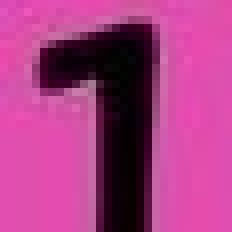
%> input picture project1_package-2/matlab/digit_image1.jpg, 29 x 29 px (shown 8 times larger)
$ octave test_real_world.m   (GNU Octave 9; MATLAB toolbox functions it lacks are replaced by stand-ins)
%> lines starting %> are read from the running program, lines starting %| are printed output that depends on the picture
### project1_package-2/matlab/load_number.m

% real_world_data = load_my_numbe('digit_image.jpg');


function [real_data] = load_number(file_name)
%> called with file_name = 'digit_image1.jpg'


    img = im2double(rgb2gray(imread(file_name)));
%> img: size 29x29 double; min 0.00392, max 0.596, mean 0.396
    real_data = zeros(784,1);
    real_data = reshape(img(1:28,1:28),784,1);
%> real_data = 784 values, max 0.596 at index 264, min 0.00392 at index 402, mean 0.391


end

### project1_package-2/matlab/convnet_forward.m
function [output, P] = convnet_forward(params, layers, data)
    l = length(layers);
    %batch_size = layers{1}.batch_size;
    assert(strcmp(layers{1}.type, 'DATA') == 1, 'first layer must be data layer');
    output{1}.data = data;
    output{1}.height = layers{1}.height;
    output{1}.width = layers{1}.width;
    output{1}.channel = layers{1}.channel;
    output{1}.batch_size = layers{1}.batch_size;
    output{1}.diff = 0;
    for i = 2:l-1
        switch layers{i}.type
            case 'CONV'
                output{i} = conv_layer_forward(output{i-1}, layers{i}, params{i-1});
            case 'POOLING'
                output{i} = pooling_layer_forward(output{i-1}, layers{i});
            case 'IP'
                output{i} = inner_product_forward(output{i-1}, layers{i}, params{i-1});
            case 'RELU'
                output{i} = relu_forward(output{i-1});
            case 'ELU'
                output{i} = elu_forward(output{i-1}, layers{i});
        end
    end
    if nargout > 1
        W = bsxfun(@plus, params{l-1}.w * output{l-1}.data, params{l-1}.b);
        W = [W; zeros(1, size(W, 2))];
        W=bsxfun(@minus, W, max(W));
        W=exp(W);

        % Convert to Probabilities by normalizing
        P=bsxfun(@rdivide, W, sum(W));
    end
end

### project1_package-2/matlab/get_lenet.m
function layers = get_lenet()

    layers{1}.type = 'DATA';
    layers{1}.height = 28;
    layers{1}.width = 28;
    layers{1}.channel = 1;
    layers{1}.batch_size = 100;

    layers{2}.type = 'CONV';
    layers{2}.num = 20;
    layers{2}.k = 5;
    layers{2}.stride = 1;
    layers{2}.pad = 0;
    layers{2}.group = 1;

    layers{3}.type = 'RELU';

    layers{4}.type = 'POOLING';
    layers{4}.k = 2;
    layers{4}.stride = 2;
    layers{4}.pad = 0;


    layers{5}.type = 'CONV';
    layers{5}.k = 5;
    layers{5}.stride = 1;
    layers{5}.pad = 0;
    layers{5}.group = 1;
    layers{5}.num = 50;

    layers{6}.type = 'RELU';

    layers{7}.type = 'POOLING';
    layers{7}.k = 2;
    layers{7}.stride = 2;
    layers{7}.pad = 0;

    layers{8}.type = 'IP';
    layers{8}.num = 500;
    layers{8}.init_type = 'uniform';

    layers{9}.type = 'RELU';

    layers{10}.type = 'LOSS';
    layers{10}.num = 10;

end

### project1_package-2/matlab/test_real_world.m
layers = get_lenet();
load lenet.mat
% [8 lines of commented-out code are left out]
real_world_data = zeros(784,5);
real_world_data(:,1) = load_number('digit_image1.jpg');
real_world_data(:,2) = load_number('digit_image2.jpg');
%> call 2 of load_number, with file_name = 'digit_image2.jpg'
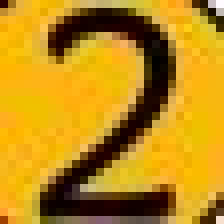
%> input picture project1_package-2/matlab/digit_image2.jpg, 28 x 28 px (shown 8 times larger)
%> in load_number (call 2), `real_data = reshape(img(1:28,1:28),784,1);`: real_data = 784 values, max 0.992 at index 757, min 0.00392 at index 540, mean 0.555
real_world_data(:,3) = load_number('digit_image3.jpg');
%> call 3 of load_number, with file_name = 'digit_image3.jpg'
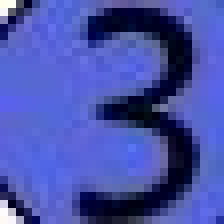
%> input picture project1_package-2/matlab/digit_image3.jpg, 28 x 28 px (shown 8 times larger)
%> in load_number (call 3), `img = im2double(rgb2gray(imread(file_name)));`:
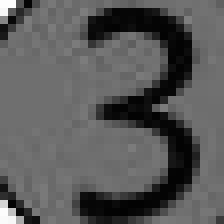
%> img: size 28x28 double (shown 8 times larger); min 0.00784, max 0.992, mean 0.347
%> in load_number (call 3), `real_data = reshape(img(1:28,1:28),784,1);`: real_data = 784 values, max 0.992 at index 1, min 0.00784 at index 447, mean 0.347
real_world_data(:,4) = load_number('digit_image4.jpg');
%> call 4 of load_number, with file_name = 'digit_image4.jpg'
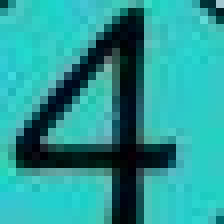
%> input picture project1_package-2/matlab/digit_image4.jpg, 28 x 28 px (shown 8 times larger)
%> in load_number (call 4), `img = im2double(rgb2gray(imread(file_name)));`:
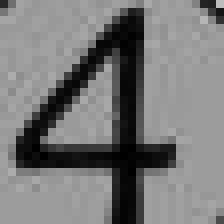
%> img: size 28x28 double (shown 8 times larger); min 0, max 0.737, mean 0.473
%> in load_number (call 4), `real_data = reshape(img(1:28,1:28),784,1);`: real_data = 784 values, max 0.737 at index 757, min 0 at index 440, mean 0.473
real_world_data(:,5) = load_number('digit_image5.jpg');
%> call 5 of load_number, with file_name = 'digit_image5.jpg'
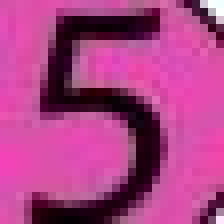
%> input picture project1_package-2/matlab/digit_image5.jpg, 28 x 28 px (shown 8 times larger)
%> in load_number (call 5), `img = im2double(rgb2gray(imread(file_name)));`:
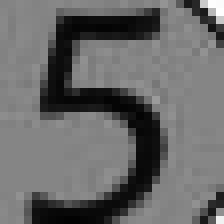
%> img: size 28x28 double (shown 8 times larger); min 0.00784, max 0.996, mean 0.409
%> in load_number (call 5), `real_data = reshape(img(1:28,1:28),784,1);`: real_data = 784 values, max 0.996 at index 758, min 0.00784 at index 252, mean 0.409

layers{1}.batch_size = 1;

%[cp, ~, output] = conv_net_output(params, layers, xtest(:, 1), ytest(:, 1));
result_matrix = zeros(500,5);

for i = 1:5
    output = convnet_forward(params, layers, real_world_data(:,i));
    result_matrix(:,i) = output{9}.data;
end
%> after the loop, result_matrix = 500 rows, first 8: [1.97 0 0 0.857 0; 1.58 5.48 2.66 2.26 4.09; 0 0 0 0 0; 1.89 0 0 0 0; 0 0 0 0 0; 0 0 0 0 0; 0 0 0 0 0; 0.113 1.31 0.451 0.941 2.28]

filename = 'real_world_output.mat';
save(filename, 'result_matrix');
% [18 lines of commented-out code are left out]
